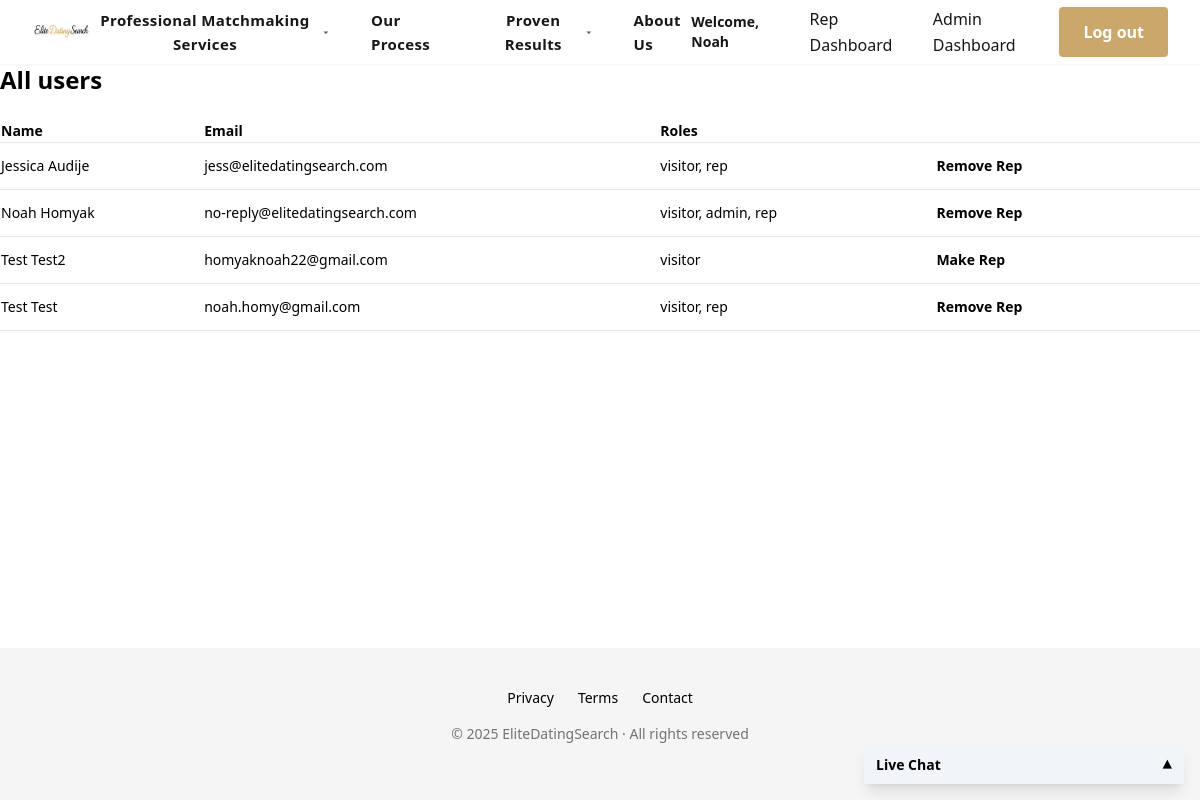
Before: /admin/users (signed in) with the older database file.
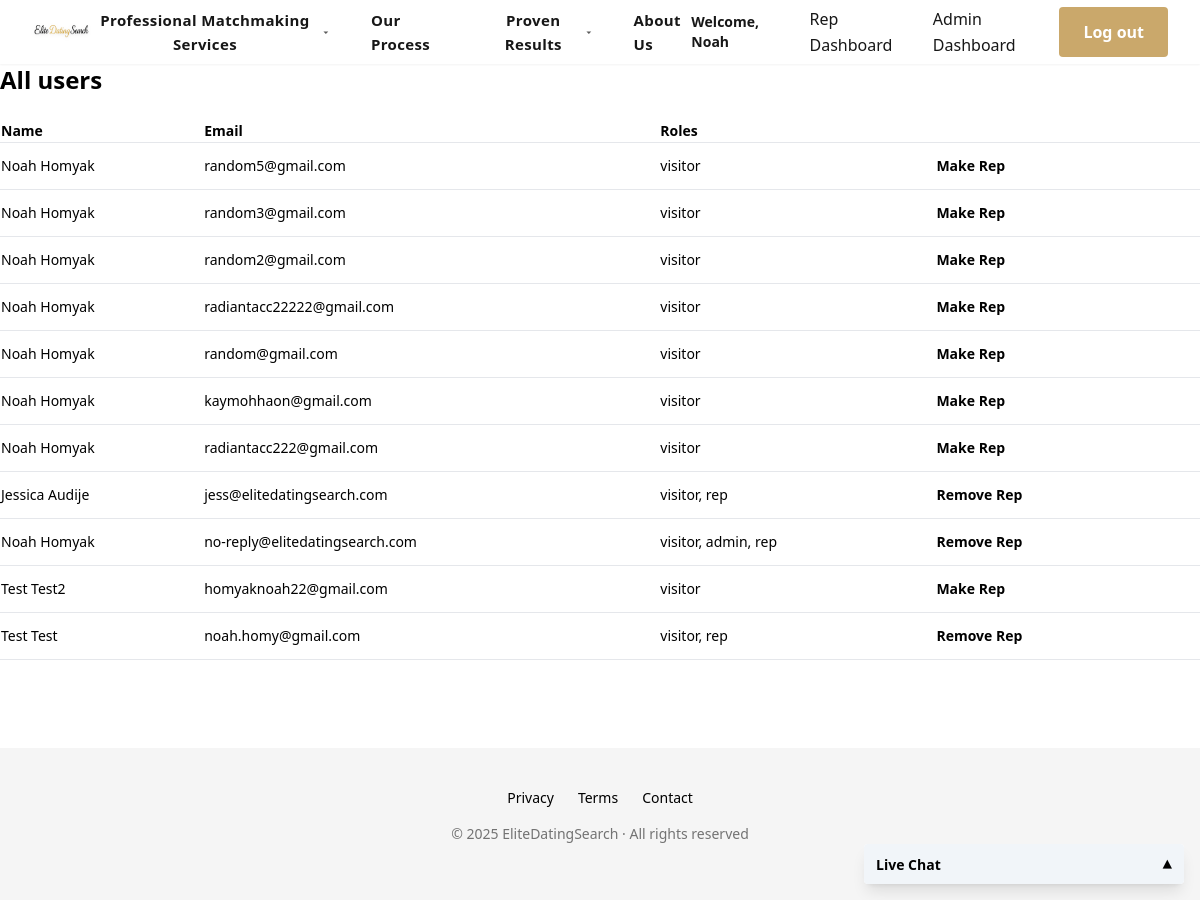
After: the same page with the newer database file.
### app/models/profile.py (models this page shows, shortened)
class Profile(db.Model):
    __tablename__ = "profiles"
    id      = db.Column(db.Integer, primary_key=True)
    user_id = db.Column(db.Integer, db.ForeignKey("users.id"), unique=True, nullable=False)
    first_name = db.Column(db.String(64))
    last_name  = db.Column(db.String(64))
    display_name = db.Column(db.String(80))
    dob        = db.Column(db.Date)
    gender     = db.Column(
        db.Enum("male", "female", "nonbinary", "other", name="gender_enum")
    )
    user = db.relationship("User", back_populates="profile", uselist=False)

### app/models/user.py (models this page shows, shortened)
class User(UserMixin, db.Model):
    __tablename__ = "users"
    id          = db.Column(db.Integer, primary_key=True)
    email       = db.Column(db.String(255), unique=False, index=True, nullable=False)
    pw_hash     = db.Column(db.String(255), nullable=False)
    phone             = db.Column(db.String(20), unique=False)
    phone_otp         = db.Column(db.String(6))
    phone_otp_sent    = db.Column(db.DateTime)
    is_phone_verified = db.Column(db.Boolean, default=False)
    is_active   = db.Column(db.Boolean, default=True)
    is_verified = db.Column(db.Boolean, default=False)
    created_at  = db.Column(db.DateTime, default=datetime.utcnow)
    last_login  = db.Column(db.DateTime)
    profile = db.relationship("Profile", back_populates="user", uselist=False, cascade="all, delete-orphan")
    @property
    def display_name(self) -> str:
        p = self.profile
        if p:
            if p.display_name:
                return p.display_name
            if p.first_name and p.last_name:
                return f"{p.first_name} {p.last_name}"
        return self.email.split("@")[0]
    roles = db.relationship("Role", secondary=user_roles, lazy="joined")
    sessions = db.relationship("ChatSession", back_populates="user")
    messages = db.relationship(
        "Message",
        back_populates="user",
        cascade="all, delete-orphan"
    )
    applications = db.relationship(
        "ProgramApplication",
        back_populates="user",
        cascade="all, delete-orphan"
    )
    def has_role(self, name: str) -> bool:
        return any(r.name == name for r in self.roles)
    def max_role_level(self) -> int:
        return max((r.level for r in self.roles), default=0)

### app/admin/routes.py (the view)
@bp.route("/users")
@require_level(30)
def users():
    page = request.args.get("p", 1, type=int)
    users = (User.query
                  .order_by(User.created_at.desc())
                  .paginate(page=page, per_page=25, error_out=False))
    return render_template("admin/users.html", users=users)

### app/__init__.py (called while the page is built)
def dated_url_for(endpoint, **values):
    if endpoint == "static" or endpoint.endswith(".static"):
        folder = (current_app.static_folder if endpoint == "static"
                  else current_app.blueprints[endpoint.rsplit(".", 1)[0]].static_folder)
        filename = values.get("filename")
        if filename:
            try:
                values["v"] = int(os.stat(os.path.join(folder, filename)).st_mtime)
            except OSError:
                pass  # file missing: skip cache-buster
    return url_for(endpoint, **values)

### app/auth/permissions.py (called while the page is built)
def require_level(min_level: int):
    def deco(fn):
        @wraps(fn)
        def wrapper(*args, **kwargs):
            if not current_user.is_authenticated or current_user.max_role_level() < min_level:
                abort(403)
            return fn(*args, **kwargs)
        return wrapper
    return deco

### app/templates/admin/users.html (shortened to what this page needs)
{% extends "base.html" %}
{% block content %}
<h1 class="text-2xl font-semibold mb-6">All users</h1>
<table class="table-auto w-full text-sm">
  <thead>
    <tr class="text-left border-b"><th>Name</th><th>Email</th><th>Roles</th><th></th></tr>
  </thead>
  <tbody>
  {% for u in users.items %}
  <tr class="border-b">
  	<td>{{ u.display_name }}</td>
    <td>{{ u.email }}</td>
    <td>{{ u.roles | map(attribute='name') | join(', ') }}</td>
    <td>
      <form method="post"
            action="{{ url_for('admin.toggle_rep', uid=u.id, p=users.page) }}">
        {% set role_names = u.roles | map(attribute='name') | list %}
        {% if 'rep' in role_names %}
          <button class="btn btn-sm btn-outline-danger">Remove Rep</button>
        {% else %}
          <button class="btn btn-sm btn-outline-primary">Make Rep</button>
        {% endif %}
      </form>
    </td>
  </tr>
{% endfor %}
  </tbody>
</table>
{% endblock %}

### app/main/templates/base.html (shortened to what this page needs)
{% if add_nav_padding is not defined %}
  {% set add_nav_padding = true %}
{% endif %}
<!doctype html>
<html class="h-full flex flex-col" lang="en">
<head>
  {% set default_description = (
      "EliteDatingSearch offers confidential, executive-level matchmaking "
      "for commitment-minded singles."
  ) %}
  <link rel="stylesheet"
      href="{{ url_for('chat.static', filename='css/chat_global.css') }}">
  <link rel="stylesheet"
      href="{{ url_for('main.static', filename='css/site.css') }}">
</head>
<body class="min-h-screen flex flex-col font-sans leading-relaxed">
{% block navbar %}
  {% include "partials/navbar.html" with context %}
{% endblock %}
{% set on_homepage = request.endpoint == 'main.index' %}
  <main id="main-content" class="flex-1 {{ 'pt-16' if (add_nav_padding and not on_homepage) else '' }}">
    {% block content %}{% endblock %}
  </main>
  {% block live_chat %}
  	{% if current_user.is_authenticated %}
    	{% include "partials/live_chat.html" %}
   {% endif %}
  {% endblock %}
{% block footer %}
  {% include "partials/footer.html" %}
{% endblock %}
</body>
</html>

### app/main/templates/partials/navbar.html (shortened to what this page needs)
{% set on_homepage = request.endpoint == 'main.index' %}
<nav id="siteNav"
     class="fixed inset-x-0 top-0 z-50 h-16 flex items-center
            {{ 'text-white'           if on_homepage else 'text-neutral-900' }}
            {{ ''                     if on_homepage else 'bg-white/60 backdrop-blur-md text-neutral-900 shadow-sm' }}">
  <div class="mx-auto max-w-7xl w-full px-4 sm:px-6 lg:px-8 flex items-center justify-between">
    <a href="{{ url_for('main.index') }}" class="text-x1 font-serif tracking-wide drop-shadow">
      <img src="{{ url_for('main.static', filename='img/logo_nav.png') }}"
           alt="Elite Dating Search logo"
           class="h-12 w-auto"/>
    </a>
    <ul class="hidden md:flex items-center text-[15px] font-semibold tracking-wide space-x-10">
      <li class="relative group">
        <button class="nav-link inline-flex items-center space-x-1 focus:outline-none">
          <span>Professional Matchmaking Services</span>
          <svg class="h-3 w-3 mt-0.5 opacity-70 transition-transform group-hover:rotate-180"
               fill="currentColor" viewBox="0 0 20 20"><path d="M5 7l5 5 5-5H5z"/></svg>
        </button>
      </li>
      <li><a href="{{ url_for('main.our_process') }}" class="nav-link">Our Process</a></li>
      <li class="relative group">
        <button class="nav-link inline-flex items-center space-x-1 focus:outline-none">
          <span>Proven Results</span>
          <svg class="h-3 w-3 mt-0.5 opacity-70 transition-transform group-hover:rotate-180"
               fill="currentColor" viewBox="0 0 20 20"><path d="M5 7l5 5 5-5H5z"/></svg>
        </button>
      </li>
      <li><a href="{{ url_for('main.about_us') }}" class="nav-link">About Us</a></li>
    </ul>
    {% if current_user.is_authenticated %}
  <div class="hidden md:flex items-center space-x-6
  				 {{ 'text-white'           if on_homepage else 'text-neutral-900' }}">
    <span class="text-sm font-semibold">
      Welcome, {{ current_user.profile.first_name or current_user.email }}
    </span>
    {% if current_user.has_role("rep") %}
      <a href="{{ url_for('chat.rep_dashboard') }}" class="px-3 py-2">
        Rep Dashboard
      </a>
    {% endif %}
    {% if current_user.is_authenticated and current_user.has_role('admin') %}
  <a href="{{ url_for('admin.users') }}">Admin Dashboard</a>
{% endif %}
    <a href="{{ url_for('auth.logout') }}" class="btn btn-primary">
      Log&nbsp;out
    </a>
  </div>
{% endif %}
  </div>
</nav>

### app/chat/templates/partials/live_chat.html (shortened to what this page needs)
<link rel="stylesheet"
      href="{{ url_for('chat.static', filename='css/live_chat.css') }}">
<div id="chatbox"
     class="fixed bottom-4 right-4 w-80 bg-white shadow-lg rounded overflow-hidden flex flex-col collapsed">
  <header class="flex items-center justify-between bg-slate-100 px-3 py-2">
    <span class="font-semibold text-sm">Live&nbsp;Chat</span>
    <button class="toggle font-mono">▲</button>
  </header>
</div>

### app/main/templates/partials/footer.html (shortened to what this page needs)
<footer class="bg-neutral-100 mt-16">
  <div class="max-w-7xl mx-auto px-4 py-10 text-center text-sm space-y-4">
    <nav class="flex flex-wrap justify-center gap-6">
      <a href="/privacy"  class="hover:text-primary">Privacy</a>
      <a href="/terms"    class="hover:text-primary">Terms</a>
      <a href="/contact"  class="hover:text-primary">Contact</a>
    </nav>
    <p class="text-neutral-500">
      © {{ current_year }} EliteDatingSearch · All rights reserved
    </p>
  </div>
</footer>

### app/chat/static/css/live_chat.css (style rules this page uses)
#chatbox { max-height: 450px; overflow: hidden !important; transition: max-height .3s ease; }
#chatbox.collapsed { height: 40px; }

Changed rows visible on the page:
added User: display_name "Noah Homyak", email "random5@gmail.com", roles|map "visitor", shows "Make Rep"
added User: display_name "Noah Homyak", email "random3@gmail.com", roles|map "visitor", shows "Make Rep"
added User: display_name "Noah Homyak", email "random2@gmail.com", roles|map "visitor", shows "Make Rep"
added User: display_name "Noah Homyak", email "radiantacc22222@gmail.com", roles|map "visitor", shows "Make Rep"
added User: display_name "Noah Homyak", email "random@gmail.com", roles|map "visitor", shows "Make Rep"
added User: display_name "Noah Homyak", email "kaymohhaon@gmail.com", roles|map "visitor", shows "Make Rep"
added User: display_name "Noah Homyak", email "radiantacc222@gmail.com", roles|map "visitor", shows "Make Rep"
